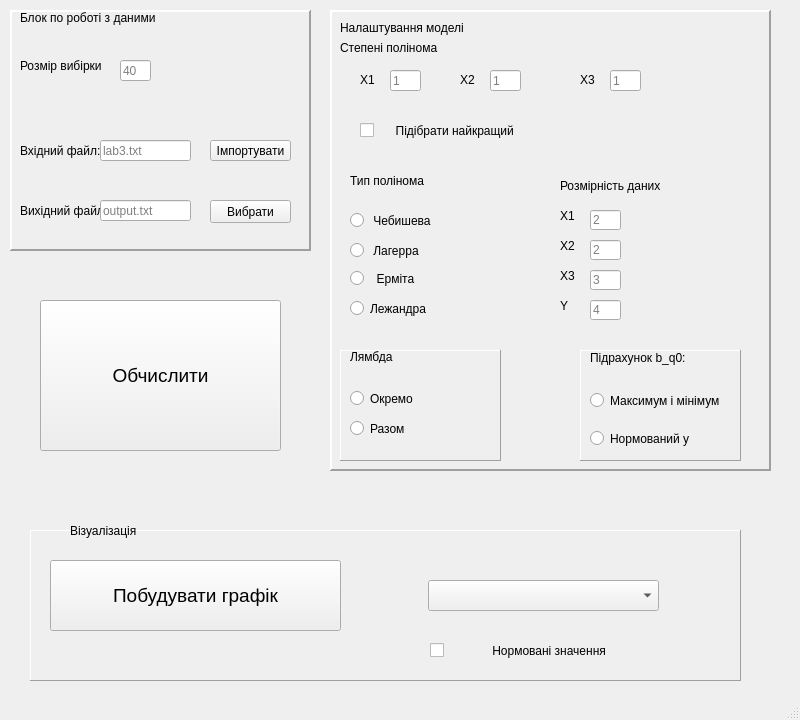
<?xml version="1.0" encoding="UTF-8"?>
<ui version="4.0">
 <class>MainWindow</class>
 <widget class="QMainWindow" name="MainWindow">
  <property name="enabled">
   <bool>true</bool>
  </property>
  <property name="geometry">
   <rect>
    <x>0</x>
    <y>0</y>
    <width>800</width>
    <height>720</height>
   </rect>
  </property>
  <property name="minimumSize">
   <size>
    <width>800</width>
    <height>720</height>
   </size>
  </property>
  <property name="maximumSize">
   <size>
    <width>800</width>
    <height>720</height>
   </size>
  </property>
  <property name="baseSize">
   <size>
    <width>800</width>
    <height>720</height>
   </size>
  </property>
  <property name="windowTitle">
   <string>Лабараторна №2</string>
  </property>
  <widget class="QWidget" name="centralwidget">
   <widget class="QFrame" name="data_block">
    <property name="geometry">
     <rect>
      <x>10</x>
      <y>10</y>
      <width>301</width>
      <height>241</height>
     </rect>
    </property>
    <property name="frameShape">
     <enum>QFrame::Panel</enum>
    </property>
    <property name="frameShadow">
     <enum>QFrame::Raised</enum>
    </property>
    <property name="lineWidth">
     <number>2</number>
    </property>
    <widget class="QLabel" name="label">
     <property name="geometry">
      <rect>
       <x>10</x>
       <y>0</y>
       <width>151</width>
       <height>16</height>
      </rect>
     </property>
     <property name="text">
      <string>Блок по роботі з даними</string>
     </property>
    </widget>
    <widget class="QLabel" name="label_2">
     <property name="geometry">
      <rect>
       <x>10</x>
       <y>40</y>
       <width>81</width>
       <height>31</height>
      </rect>
     </property>
     <property name="text">
      <string>Розмір вибірки</string>
     </property>
    </widget>
    <widget class="QLabel" name="label_3">
     <property name="geometry">
      <rect>
       <x>10</x>
       <y>130</y>
       <width>81</width>
       <height>21</height>
      </rect>
     </property>
     <property name="text">
      <string>Вхідний файл:</string>
     </property>
    </widget>
    <widget class="QLabel" name="label_4">
     <property name="geometry">
      <rect>
       <x>10</x>
       <y>190</y>
       <width>81</width>
       <height>21</height>
      </rect>
     </property>
     <property name="text">
      <string>Вихідний файл</string>
     </property>
    </widget>
    <widget class="QPushButton" name="input_file_button">
     <property name="geometry">
      <rect>
       <x>200</x>
       <y>130</y>
       <width>81</width>
       <height>21</height>
      </rect>
     </property>
     <property name="text">
      <string>Імпортувати</string>
     </property>
    </widget>
    <widget class="QPushButton" name="output_file_button">
     <property name="geometry">
      <rect>
       <x>200</x>
       <y>190</y>
       <width>81</width>
       <height>23</height>
      </rect>
     </property>
     <property name="text">
      <string>Вибрати</string>
     </property>
    </widget>
    <widget class="QLineEdit" name="sample_size">
     <property name="geometry">
      <rect>
       <x>110</x>
       <y>50</y>
       <width>31</width>
       <height>21</height>
      </rect>
     </property>
     <property name="placeholderText">
      <string>40</string>
     </property>
    </widget>
    <widget class="QLineEdit" name="input_file">
     <property name="geometry">
      <rect>
       <x>90</x>
       <y>130</y>
       <width>91</width>
       <height>21</height>
      </rect>
     </property>
     <property name="placeholderText">
      <string>lab3.txt</string>
     </property>
    </widget>
    <widget class="QLineEdit" name="output_file">
     <property name="geometry">
      <rect>
       <x>90</x>
       <y>190</y>
       <width>91</width>
       <height>21</height>
      </rect>
     </property>
     <property name="placeholderText">
      <string>output.txt</string>
     </property>
    </widget>
   </widget>
   <widget class="QFrame" name="model_block">
    <property name="geometry">
     <rect>
      <x>330</x>
      <y>10</y>
      <width>441</width>
      <height>461</height>
     </rect>
    </property>
    <property name="frameShape">
     <enum>QFrame::Panel</enum>
    </property>
    <property name="frameShadow">
     <enum>QFrame::Raised</enum>
    </property>
    <property name="lineWidth">
     <number>2</number>
    </property>
    <widget class="QLabel" name="label_5">
     <property name="geometry">
      <rect>
       <x>10</x>
       <y>10</y>
       <width>141</width>
       <height>16</height>
      </rect>
     </property>
     <property name="text">
      <string>Налаштування моделі</string>
     </property>
    </widget>
    <widget class="QLabel" name="label_6">
     <property name="geometry">
      <rect>
       <x>10</x>
       <y>30</y>
       <width>101</width>
       <height>16</height>
      </rect>
     </property>
     <property name="text">
      <string>Степені полінома</string>
     </property>
    </widget>
    <widget class="QLabel" name="label_7">
     <property name="geometry">
      <rect>
       <x>30</x>
       <y>60</y>
       <width>21</width>
       <height>20</height>
      </rect>
     </property>
     <property name="text">
      <string>X1</string>
     </property>
    </widget>
    <widget class="QLabel" name="label_8">
     <property name="geometry">
      <rect>
       <x>130</x>
       <y>60</y>
       <width>21</width>
       <height>20</height>
      </rect>
     </property>
     <property name="text">
      <string>X2</string>
     </property>
    </widget>
    <widget class="QLabel" name="label_9">
     <property name="geometry">
      <rect>
       <x>250</x>
       <y>60</y>
       <width>21</width>
       <height>20</height>
      </rect>
     </property>
     <property name="text">
      <string>X3</string>
     </property>
    </widget>
    <widget class="QLineEdit" name="x1_pow">
     <property name="geometry">
      <rect>
       <x>60</x>
       <y>60</y>
       <width>31</width>
       <height>21</height>
      </rect>
     </property>
     <property name="placeholderText">
      <string>1</string>
     </property>
    </widget>
    <widget class="QLineEdit" name="x2_pow">
     <property name="geometry">
      <rect>
       <x>160</x>
       <y>60</y>
       <width>31</width>
       <height>21</height>
      </rect>
     </property>
     <property name="placeholderText">
      <string>1</string>
     </property>
    </widget>
    <widget class="QLineEdit" name="x3_pow">
     <property name="geometry">
      <rect>
       <x>280</x>
       <y>60</y>
       <width>31</width>
       <height>21</height>
      </rect>
     </property>
     <property name="placeholderText">
      <string>1</string>
     </property>
    </widget>
    <widget class="QCheckBox" name="grid_search">
     <property name="geometry">
      <rect>
       <x>30</x>
       <y>100</y>
       <width>181</width>
       <height>41</height>
      </rect>
     </property>
     <property name="text">
      <string>     Підібрати найкращий</string>
     </property>
    </widget>
    <widget class="QLabel" name="label_10">
     <property name="geometry">
      <rect>
       <x>20</x>
       <y>160</y>
       <width>111</width>
       <height>21</height>
      </rect>
     </property>
     <property name="text">
      <string>Тип полінома</string>
     </property>
    </widget>
    <widget class="QRadioButton" name="cheb">
     <property name="geometry">
      <rect>
       <x>20</x>
       <y>200</y>
       <width>81</width>
       <height>21</height>
      </rect>
     </property>
     <property name="text">
      <string> Чебишева</string>
     </property>
    </widget>
    <widget class="QRadioButton" name="lagger">
     <property name="geometry">
      <rect>
       <x>20</x>
       <y>230</y>
       <width>91</width>
       <height>21</height>
      </rect>
     </property>
     <property name="text">
      <string> Лагерра</string>
     </property>
    </widget>
    <widget class="QRadioButton" name="ermit">
     <property name="geometry">
      <rect>
       <x>20</x>
       <y>260</y>
       <width>82</width>
       <height>17</height>
      </rect>
     </property>
     <property name="text">
      <string>  Ерміта</string>
     </property>
    </widget>
    <widget class="QRadioButton" name="lejandr">
     <property name="geometry">
      <rect>
       <x>20</x>
       <y>290</y>
       <width>82</width>
       <height>17</height>
      </rect>
     </property>
     <property name="text">
      <string>Лежандра</string>
     </property>
    </widget>
    <widget class="QLabel" name="label_11">
     <property name="geometry">
      <rect>
       <x>230</x>
       <y>160</y>
       <width>101</width>
       <height>31</height>
      </rect>
     </property>
     <property name="text">
      <string>Розмірність даних</string>
     </property>
    </widget>
    <widget class="QLabel" name="label_12">
     <property name="geometry">
      <rect>
       <x>230</x>
       <y>190</y>
       <width>21</width>
       <height>31</height>
      </rect>
     </property>
     <property name="text">
      <string>X1</string>
     </property>
    </widget>
    <widget class="QLabel" name="label_13">
     <property name="geometry">
      <rect>
       <x>230</x>
       <y>220</y>
       <width>21</width>
       <height>31</height>
      </rect>
     </property>
     <property name="text">
      <string>X2</string>
     </property>
    </widget>
    <widget class="QLabel" name="label_14">
     <property name="geometry">
      <rect>
       <x>230</x>
       <y>250</y>
       <width>21</width>
       <height>31</height>
      </rect>
     </property>
     <property name="text">
      <string>X3</string>
     </property>
    </widget>
    <widget class="QLabel" name="label_15">
     <property name="geometry">
      <rect>
       <x>230</x>
       <y>280</y>
       <width>21</width>
       <height>31</height>
      </rect>
     </property>
     <property name="text">
      <string>Y</string>
     </property>
    </widget>
    <widget class="QLineEdit" name="input_x1_size">
     <property name="geometry">
      <rect>
       <x>260</x>
       <y>200</y>
       <width>31</width>
       <height>20</height>
      </rect>
     </property>
    <property name="placeholderText">
      <string>2</string>
     </property>
    </widget>
    <widget class="QLineEdit" name="input_x2_size">
     <property name="geometry">
      <rect>
       <x>260</x>
       <y>230</y>
       <width>31</width>
       <height>20</height>
      </rect>
     </property>
    <property name="placeholderText">
      <string>2</string>
    </property>
    </widget>
    <widget class="QLineEdit" name="input_x3_size">
     <property name="geometry">
      <rect>
       <x>260</x>
       <y>260</y>
       <width>31</width>
       <height>20</height>
      </rect>
     </property>
    <property name="placeholderText">
      <string>3</string>
     </property>
    </widget>
    <widget class="QLineEdit" name="input_y_size">
     <property name="geometry">
      <rect>
       <x>260</x>
       <y>290</y>
       <width>31</width>
       <height>20</height>
      </rect>
     </property>
    <property name="placeholderText">
      <string>4</string>
     </property>
    </widget>
    <widget class="QFrame" name="frame">
     <property name="geometry">
      <rect>
       <x>10</x>
       <y>340</y>
       <width>161</width>
       <height>111</height>
      </rect>
     </property>
     <property name="frameShape">
      <enum>QFrame::Panel</enum>
     </property>
     <property name="frameShadow">
      <enum>QFrame::Raised</enum>
     </property>
     <widget class="QLabel" name="label_16">
      <property name="geometry">
       <rect>
        <x>10</x>
        <y>0</y>
        <width>46</width>
        <height>13</height>
       </rect>
      </property>
      <property name="text">
       <string>Лямбда :</string>
      </property>
     </widget>
     <widget class="QRadioButton" name="lambda_sep">
      <property name="geometry">
       <rect>
        <x>10</x>
        <y>40</y>
        <width>82</width>
        <height>17</height>
       </rect>
      </property>
      <property name="text">
       <string>Окремо</string>
      </property>
     </widget>
     <widget class="QRadioButton" name="lambda_tog">
      <property name="geometry">
       <rect>
        <x>10</x>
        <y>70</y>
        <width>82</width>
        <height>17</height>
       </rect>
      </property>
      <property name="text">
       <string>Разом</string>
      </property>
     </widget>
    </widget>
    <widget class="QFrame" name="frame_2">
     <property name="geometry">
      <rect>
       <x>250</x>
       <y>340</y>
       <width>161</width>
       <height>111</height>
      </rect>
     </property>
     <property name="frameShape">
      <enum>QFrame::Panel</enum>
     </property>
     <property name="frameShadow">
      <enum>QFrame::Raised</enum>
     </property>
     <widget class="QLabel" name="label_17">
      <property name="geometry">
       <rect>
        <x>10</x>
        <y>0</y>
        <width>101</width>
        <height>16</height>
       </rect>
      </property>
      <property name="text">
       <string>Підрахунок b_q0:</string>
      </property>
     </widget>
     <widget class="QRadioButton" name="max_min">
      <property name="geometry">
       <rect>
        <x>10</x>
        <y>40</y>
        <width>131</width>
        <height>21</height>
       </rect>
      </property>
      <property name="text">
       <string>Максимум і мінімум</string>
      </property>
     </widget>
     <widget class="QRadioButton" name="normed_y">
      <property name="geometry">
       <rect>
        <x>10</x>
        <y>80</y>
        <width>111</width>
        <height>17</height>
       </rect>
      </property>
      <property name="text">
       <string>Нормований y</string>
      </property>
     </widget>
    </widget>
   </widget>
   <widget class="QPushButton" name="calculate">
    <property name="geometry">
     <rect>
      <x>40</x>
      <y>300</y>
      <width>241</width>
      <height>151</height>
     </rect>
    </property>
    <property name="font">
     <font>
      <pointsize>14</pointsize>
     </font>
    </property>
    <property name="text">
     <string>Обчислити</string>
    </property>
   </widget>
   <widget class="QFrame" name="plot_block">
    <property name="geometry">
     <rect>
      <x>30</x>
      <y>530</y>
      <width>711</width>
      <height>151</height>
     </rect>
    </property>
    <property name="frameShape">
     <enum>QFrame::Panel</enum>
    </property>
    <property name="frameShadow">
     <enum>QFrame::Raised</enum>
    </property>
    <widget class="QPushButton" name="plot">
     <property name="geometry">
      <rect>
       <x>20</x>
       <y>30</y>
       <width>291</width>
       <height>71</height>
      </rect>
     </property>
     <property name="font">
      <font>
       <pointsize>14</pointsize>
      </font>
     </property>
     <property name="text">
      <string>Побудувати графік</string>
     </property>
    </widget>
    <widget class="QComboBox" name="var_choice">
     <property name="geometry">
      <rect>
       <x>398</x>
       <y>50</y>
       <width>231</width>
       <height>31</height>
      </rect>
     </property>
    </widget>
    <widget class="QCheckBox" name="norm_plot">
     <property name="geometry">
      <rect>
       <x>400</x>
       <y>110</y>
       <width>221</width>
       <height>21</height>
      </rect>
     </property>
     <property name="text">
      <string>             Нормовані значення</string>
     </property>
    </widget>
   </widget>
   <widget class="QLabel" name="label_18">
    <property name="geometry">
     <rect>
      <x>70</x>
      <y>520</y>
      <width>81</width>
      <height>21</height>
     </rect>
    </property>
    <property name="text">
     <string>Візуалізація</string>
    </property>
   </widget>
  </widget>
  <widget class="QStatusBar" name="statusbar"/>
 </widget>
 <resources/>
 <connections/>
</ui>
